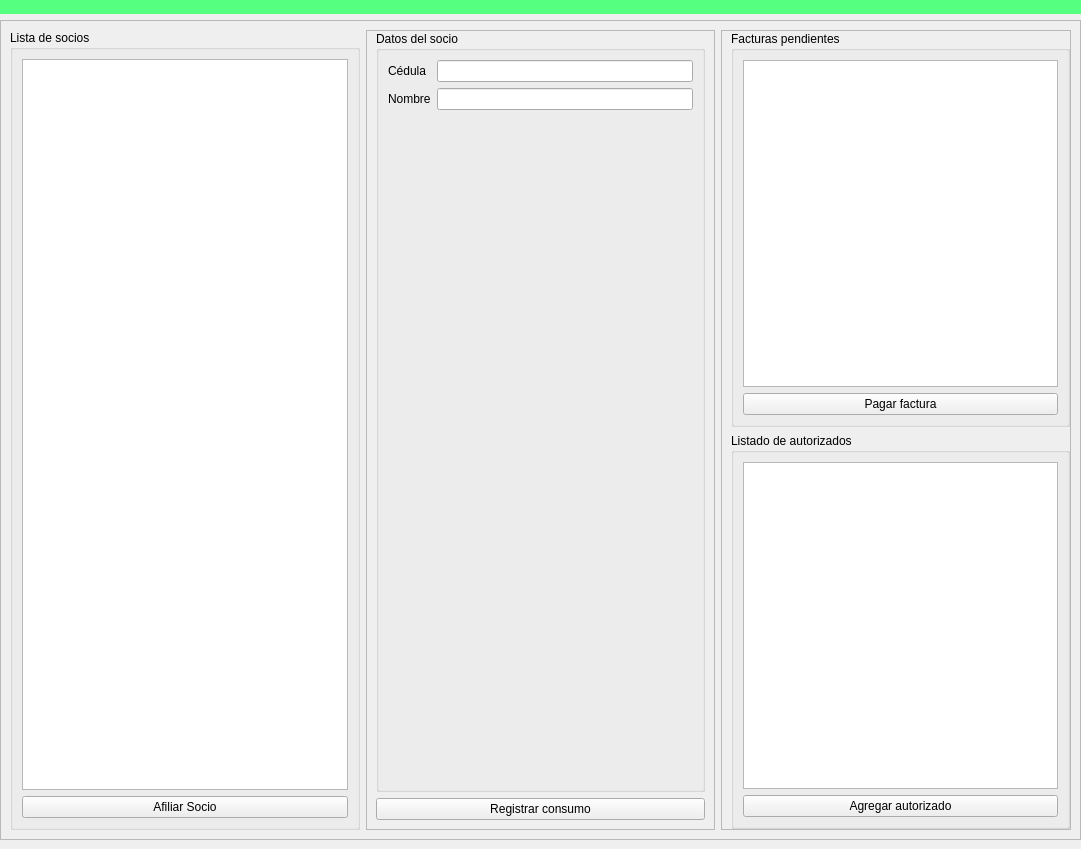
<?xml version="1.0" encoding="UTF-8"?>
<ui version="4.0">
 <class>MainWindow</class>
 <widget class="QMainWindow" name="MainWindow">
  <property name="geometry">
   <rect>
    <x>0</x>
    <y>0</y>
    <width>1081</width>
    <height>849</height>
   </rect>
  </property>
  <property name="windowTitle">
   <string>MainWindow</string>
  </property>
  <widget class="QWidget" name="centralwidget">
   <layout class="QVBoxLayout" name="verticalLayout">
    <property name="leftMargin">
     <number>0</number>
    </property>
    <property name="topMargin">
     <number>0</number>
    </property>
    <property name="rightMargin">
     <number>0</number>
    </property>
    <item>
     <widget class="QLabel" name="label">
      <property name="sizePolicy">
       <sizepolicy hsizetype="Preferred" vsizetype="Fixed">
        <horstretch>0</horstretch>
        <verstretch>0</verstretch>
       </sizepolicy>
      </property>
      <property name="styleSheet">
       <string notr="true">background-color: rgb(85, 255, 127);</string>
      </property>
      <property name="text">
       <string/>
      </property>
      <property name="pixmap">
       <pixmap>img/banner_club.jpg</pixmap>
      </property>
     </widget>
    </item>
    <item>
     <widget class="QFrame" name="frame">
      <property name="frameShape">
       <enum>QFrame::StyledPanel</enum>
      </property>
      <property name="frameShadow">
       <enum>QFrame::Raised</enum>
      </property>
      <layout class="QHBoxLayout" name="horizontalLayout">
       <item>
        <widget class="QGroupBox" name="groupBox">
         <property name="title">
          <string>Lista de socios</string>
         </property>
         <layout class="QVBoxLayout" name="verticalLayout_3">
          <item>
           <widget class="QListView" name="listViewSocios"/>
          </item>
          <item>
           <widget class="QPushButton" name="pbuttonAfiliarSocio">
            <property name="text">
             <string>Afiliar Socio</string>
            </property>
           </widget>
          </item>
         </layout>
        </widget>
       </item>
       <item>
        <widget class="QFrame" name="frame_3">
         <property name="frameShape">
          <enum>QFrame::StyledPanel</enum>
         </property>
         <property name="frameShadow">
          <enum>QFrame::Raised</enum>
         </property>
         <layout class="QVBoxLayout" name="verticalLayout_4">
          <property name="topMargin">
           <number>0</number>
          </property>
          <item>
           <widget class="QGroupBox" name="groupBox_2">
            <property name="title">
             <string>Datos del socio</string>
            </property>
            <layout class="QFormLayout" name="formLayout">
             <item row="0" column="0">
              <widget class="QLabel" name="label_2">
               <property name="text">
                <string>Cédula</string>
               </property>
              </widget>
             </item>
             <item row="0" column="1">
              <widget class="QLineEdit" name="lineEditCedula"/>
             </item>
             <item row="1" column="0">
              <widget class="QLabel" name="label_3">
               <property name="text">
                <string>Nombre</string>
               </property>
              </widget>
             </item>
             <item row="1" column="1">
              <widget class="QLineEdit" name="lineEdit_Nombre"/>
             </item>
            </layout>
           </widget>
          </item>
          <item>
           <widget class="QPushButton" name="pbuttonRegistrarConsumo">
            <property name="text">
             <string>Registrar consumo</string>
            </property>
           </widget>
          </item>
         </layout>
        </widget>
       </item>
       <item>
        <widget class="QFrame" name="frame_2">
         <property name="frameShape">
          <enum>QFrame::StyledPanel</enum>
         </property>
         <property name="frameShadow">
          <enum>QFrame::Raised</enum>
         </property>
         <layout class="QVBoxLayout" name="verticalLayout_2">
          <property name="topMargin">
           <number>0</number>
          </property>
          <property name="rightMargin">
           <number>0</number>
          </property>
          <property name="bottomMargin">
           <number>0</number>
          </property>
          <item>
           <widget class="QGroupBox" name="groupBox_3">
            <property name="title">
             <string>Facturas pendientes</string>
            </property>
            <layout class="QVBoxLayout" name="verticalLayout_5">
             <item>
              <widget class="QListView" name="listView_Facturas"/>
             </item>
             <item>
              <widget class="QPushButton" name="pbuttonPagarFactura">
               <property name="text">
                <string>Pagar factura</string>
               </property>
              </widget>
             </item>
            </layout>
           </widget>
          </item>
          <item>
           <widget class="QGroupBox" name="groupBox_4">
            <property name="title">
             <string>Listado de autorizados</string>
            </property>
            <layout class="QVBoxLayout" name="verticalLayout_6">
             <item>
              <widget class="QListWidget" name="listWidgetAutorizados"/>
             </item>
             <item>
              <widget class="QPushButton" name="pbuttonAgregarAutorizado">
               <property name="text">
                <string>Agregar autorizado</string>
               </property>
              </widget>
             </item>
            </layout>
           </widget>
          </item>
         </layout>
        </widget>
       </item>
      </layout>
     </widget>
    </item>
   </layout>
  </widget>
 </widget>
 <resources/>
 <connections/>
</ui>
